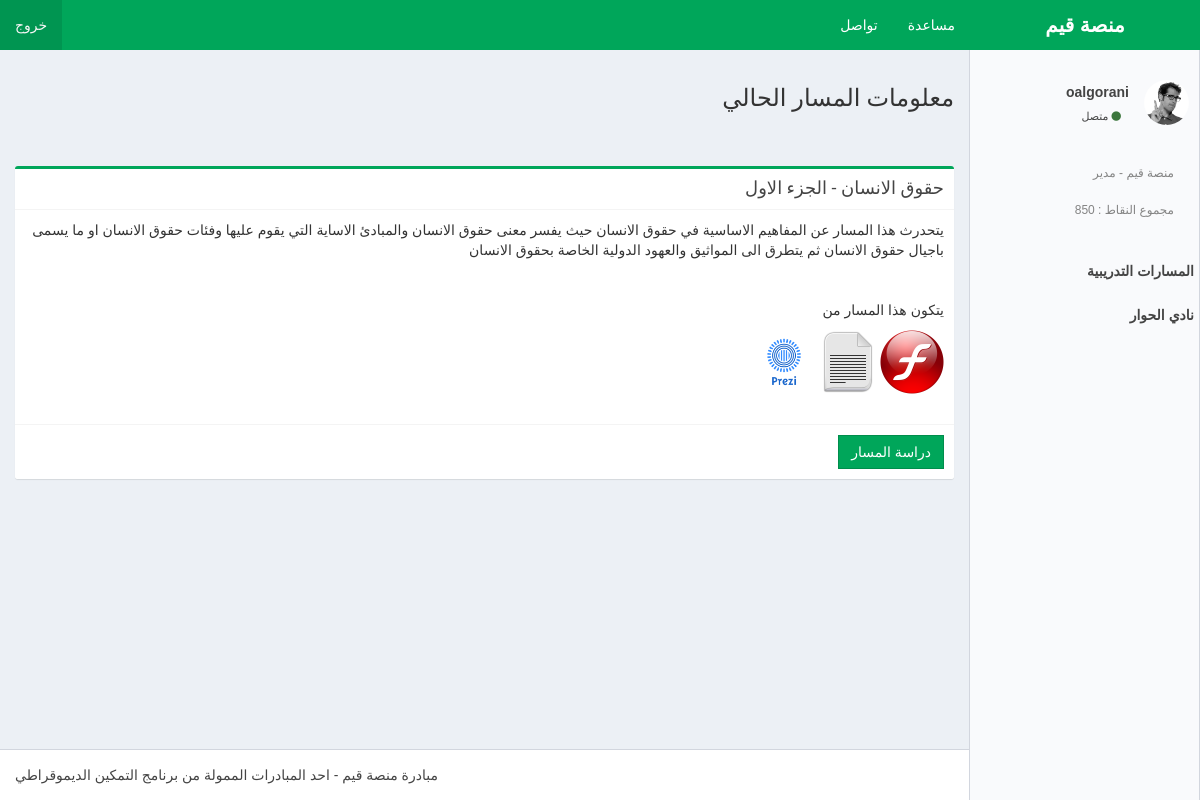
Screenshot of /dashboard.php?course=1 (signed in) with the database file from the repository.
### tables this page shows
CREATE TABLE `courses` (
  `course_id` int(11) NOT NULL,
  `course_name` varchar(64) NOT NULL,
  `course_description` text NOT NULL,
  `course_thumb` text NOT NULL
);

CREATE TABLE `materials` (
  `material_id` int(11) NOT NULL,
  `course_id` int(11) NOT NULL,
  `material_order` tinyint(1) NOT NULL,
  `material_type` varchar(8) NOT NULL,
  `material_value` text NOT NULL
);

### functions/classes/Login.php (called while the page is built, shortened)
<?php
class Login {
    private $user_is_logged_in = false;
    private function loginWithSessionData() {
        $this->user_email = $_SESSION['user_email'];
        $this->user_is_logged_in = true;
    }
    public function isUserLoggedIn() {
        return $this->user_is_logged_in;
    }
    public function getGravatarImageUrl($email, $s = 50, $d = 'mm', $r = 'g', $atts = array()) {
        $url = 'http://www.gravatar.com/avatar/';
        $url .= md5(strtolower(trim($email)));
        $url .= "?s=$s&d=$d&r=$r&f=y";
        $url = '<img src="' . $url . '"';
        $url .= ' />';
    }
}

### functions/classes/Contents_Handler.php (called while the page is built, shortened)
<?php
class content_handler {
    private $db_connection = null;
    private function databaseConnection() {
        if ($this->db_connection != null) {
            return true;
        } else {
            try {
                $this->db_connection = new PDO('mysql:host=' . DB_HOST . ';dbname=' . DB_NAME . ';charset=utf8', DB_USER, DB_PASS);
                return true;
            } catch (PDOException $e) {
                $this->errors[] = MESSAGE_DATABASE_ERROR . $e->getMessage();
            }
        }
        return false;
    }
    public function getCourse($course_id) {
        if ($this->databaseConnection()) {
            $query_user = $this->db_connection->prepare('SELECT * FROM courses WHERE course_id = :course_id');
            $query_user->bindValue(':course_id', $course_id, PDO::PARAM_STR);
            $query_user->execute();
            $this->course = $query_user->fetchObject();
        } else {
            $this->course = NULL;
            $this->error[] = "Error In getCourse Function";
        }
    }
        public function getMaterialsTypes($course_id) {
        if ($this->databaseConnection()) {
            $query_user = $this->db_connection->prepare('SELECT material_type FROM materials WHERE course_id = :course_id');
            $query_user->bindValue(':course_id', $course_id, PDO::PARAM_STR);
            $query_user->execute();
            $this->materials_types = $query_user->fetchAll();
        } else {
            $this->materials_types = NULL;
            $this->errors[] = "Error In getMaterialsTypes Function";
        }
    }
}

### dashboard/views/course_details.php (the view, shortened to what this page needs)
<section class="content-header"><br>
    <h1>معلومات المسار الحالي</h1>
    <br><br>
</section>
<section class="content">
    <?php
    $courseHander = new content_handler();
    $course_id = (int) $_GET['course'];
    if ($course_id <> 0) {
        $courseHander->getCourse($course_id);
        $courseHander->getMaterialsTypes($course_id);
        $myCourse = $courseHander->course;
        $myMaterialsType = $courseHander->materials_types;
        echo '   <div class="box box-success direct-chat direct-chat-warning">
                <div class="box-header with-border">
                    <h3 class="box-title">' . $myCourse->course_name . '</h3>
                </div>
                <div class="box-body">
                    <p class="margin">' . $myCourse->course_description . '</p><br>
                    <p class="margin">يتكون هذا المسار من</p>
                    <p class="margin">';
        foreach ($myMaterialsType as $type) {
            echo '<img alt="error in img" width="64p" src="img/icons/' . $type["material_type"] . '-icon.png">';
        }
        echo '              </p><br>
                </div>
                <div class="box-footer">
                    <a href="learn.php?course=' . $myCourse->course_id . '" type="button" class="btn btn-success btn-flat">دراسة المسار</a>
                </div>
            </div>';
    }  else {
        header("Location: dashboard.php");
    }
    ?>
</section>

### dashboard.php (shortened to what this page needs)
<?php
require_once('functions/classes/Login.php');
require_once ('functions/classes/Contents_Handler.php');
$login = new Login();
if ($login->isUserLoggedIn() == true) {
    include_once ('dashboard/dashboard.html');
} else {
    header("Location: login.php");
    exit();
}

### rows the page displays
courses: course_name "حقوق الانسان - الجزء الاول", course_description "يتحدرث هذا المسار عن المفاهيم الاساسية في حقوق الانسان حيث يفسر معنى حقوق الانسان والمبادئ الاساية التي يقوم عليها وفئات حقوق الانسان او ما يسمى باجيال حقوق الانسان ثم يتطرق الى المواثيق والعهود الدولية الخاصة بحقوق الانسان"
materials: material_type (picture)
materials: material_type (picture)
materials: material_type (picture)
